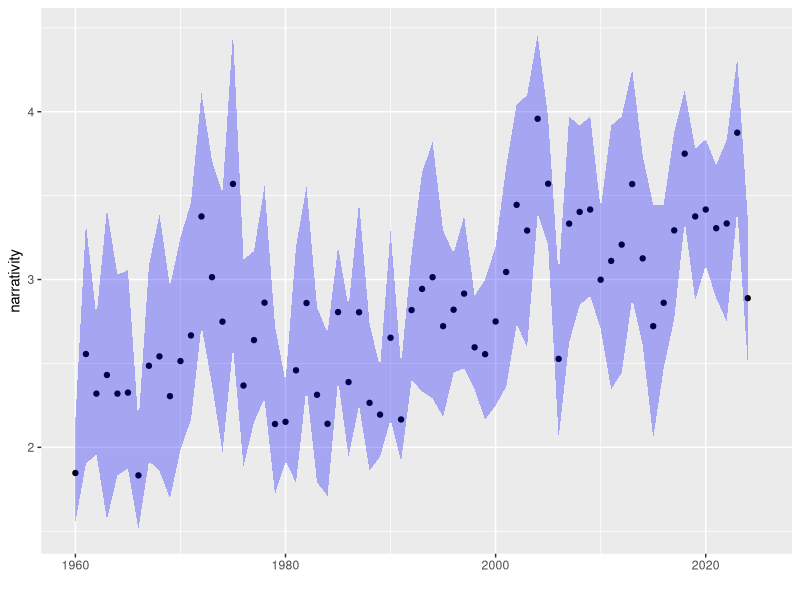

Here is the R script that generated this plot:
library(ggplot2)

data=read.table("../data/billboard.hot100_manual.yearly.data")
pdf("billboard_hot100_manual_year.pdf", width=7)
ggplot(data, aes(x=V2, y=V1)) + geom_point() + geom_ribbon(aes(ymin=V3, ymax=V4), fill="blue", alpha=0.3) + xlim(1960,2025) + xlab("") + ylab("narrativity")
dev.off()
